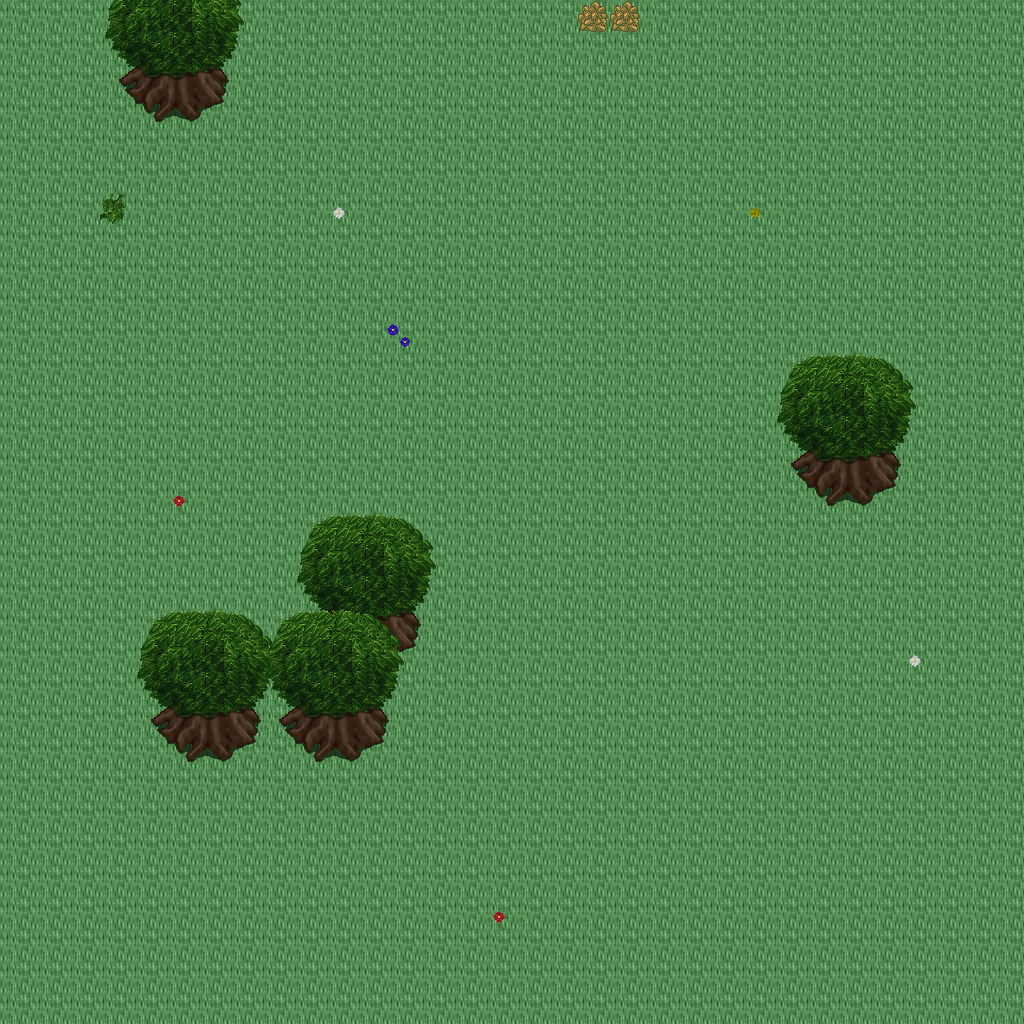

This game map was drawn from its Tiled (.tmx) file and the tilesets committed beside it. A one-line description and the trimmed map source follow:
An orthogonal 32x32 tile map with 32x32 px tiles, 5 tile layers (Ground, Objects, Objects2, Above, ...), 1 hidden layer not drawn, 22 tilesets.

<map version="1.10" tiledversion="1.11.0" orientation="orthogonal" renderorder="right-down" width="32" height="32" tilewidth="32" tileheight="32" infinite="0" nextlayerid="11" nextobjectid="1">
 <tileset firstgid="1" name="ground_ground" tilewidth="32" tileheight="32" tilecount="33" columns="3">
  <image source="../drawable/ground_ground.png" width="96" height="352" />
 </tileset>
 <tileset firstgid="34" name="ground_water_pool" tilewidth="32" tileheight="32" tilecount="72" columns="3">
  <image source="../drawable/ground_water_pool.png" width="96" height="768" />
 </tileset>
 <tileset firstgid="106" name="ground_ridge_earth_dark" tilewidth="32" tileheight="32" tilecount="96" columns="12">
  <image source="../drawable/ground_ridge_earth_dark.png" width="384" height="256" />
 </tileset>
 <tileset firstgid="202" name="ground_grass_edges" tilewidth="32" tileheight="32" tilecount="36" columns="12">
  <image source="../drawable/ground_grass_edges.png" width="384" height="96" />
 </tileset>
 <tileset firstgid="238" name="ground_earth_edges" tilewidth="32" tileheight="32" tilecount="18" columns="6">
  <image source="../drawable/ground_earth_edges.png" width="192" height="96" />
 </tileset>
 <tileset firstgid="256" name="ground_grass_corners" tilewidth="32" tileheight="32" tilecount="24" columns="6">
  <image source="../drawable/ground_grass_corners.png" width="192" height="128" />
 </tileset>
 <tileset firstgid="280" name="plant_grasses" tilewidth="32" tileheight="32" tilecount="6" columns="3">
  <image source="../drawable/plant_grasses.png" width="96" height="64" />
 </tileset>
 <tileset firstgid="286" name="plant_flower_daisy_blue" tilewidth="32" tileheight="32" tilecount="8" columns="2">
  <image source="../drawable/plant_flower_daisy_blue.png" width="64" height="128" />
 </tileset>
 <tileset firstgid="294" name="plant_flower_daisy_yellow" tilewidth="32" tileheight="32" tilecount="8" columns="2">
  <image source="../drawable/plant_flower_daisy_yellow.png" width="64" height="128" />
 </tileset>
 <tileset firstgid="302" name="plant_bush_bushes" tilewidth="32" tileheight="32" tilecount="10" columns="5">
  <image source="../drawable/plant_bush_bushes.png" width="160" height="64" />
 </tileset>
 <tileset firstgid="312" name="plant_flower_daisy_red" tilewidth="32" tileheight="32" tilecount="8" columns="2">
  <image source="../drawable/plant_flower_daisy_red.png" width="64" height="128" />
 </tileset>
 <tileset firstgid="320" name="plant_flower_daisy_white" tilewidth="32" tileheight="32" tilecount="8" columns="2">
  <image source="../drawable/plant_flower_daisy_white.png" width="64" height="128" />
 </tileset>
 <tileset firstgid="328" name="logic_collision" tilewidth="32" tileheight="32" tilecount="1" columns="1">
  <image source="../drawable/logic_collision.png" width="32" height="32" />
 </tileset>
 <tileset firstgid="329" name="plant_tree_tree_green" tilewidth="32" tileheight="32" tilecount="88" columns="8">
  <image source="../drawable/plant_tree_tree_green.png" width="256" height="352" />
 </tileset>
 <tileset firstgid="417" name="plant_stump_stump_brown" tilewidth="32" tileheight="32" tilecount="4" columns="2">
  <image source="../drawable/plant_stump_stump_brown.png" width="64" height="64" />
 </tileset>
 <tileset firstgid="421" name="logic_item_sheepfood" tilewidth="32" tileheight="32" tilecount="1" columns="1">
  <image source="../drawable/logic_item_sheepfood.png" width="32" height="32" />
 </tileset>
 <tileset firstgid="422" name="logic_creature_fairy" tilewidth="32" tileheight="32" tilecount="4" columns="4">
  <image source="../drawable/logic_creature_fairy.png" width="128" height="32" />
 </tileset>
 <tileset firstgid="426" name="logic_item_resources" tilewidth="32" tileheight="32" tilecount="6" columns="6">
  <image source="../drawable/logic_item_resources.png" width="192" height="32" />
 </tileset>
 <tileset firstgid="432" name="logic_creature_mythical_being" tilewidth="32" tileheight="32" tilecount="24" columns="8">
  <image source="../drawable/logic_creature_mythical_being.png" width="256" height="96" />
 </tileset>
 <tileset firstgid="456" name="ground_green_paving" tilewidth="32" tileheight="32" tilecount="18" columns="3">
  <image source="../drawable/ground_green_paving.png" width="96" height="192" />
 </tileset>
 <tileset firstgid="474" name="logic_protection" tilewidth="32" tileheight="32" tilecount="2" columns="2">
  <image source="../drawable/logic_protection.png" width="64" height="32" />
 </tileset>
 <tileset firstgid="476" name="building_huts" tilewidth="32" tileheight="32" tilecount="338" columns="26">
  <image source="../drawable/building_huts.png" width="832" height="416" />
 </tileset>
 <layer id="1" name="Ground" width="32" height="32">
  <data>[1024 cells, 1024 non-empty, 1 distinct tile ids]</data>
 </layer>
 <layer id="2" name="Objects" width="32" height="32">
  <data>[1024 cells, 33 non-empty, 11 distinct tile ids]</data>
 </layer>
 <layer id="3" name="Objects2" width="32" height="32">
  <data>[1024 cells, 1 non-empty, 1 distinct tile ids]</data>
 </layer>
 <layer id="4" name="Above" width="32" height="32">
  <data>[1024 cells, 79 non-empty, 21 distinct tile ids]</data>
 </layer>
 <layer id="5" name="Above2" width="32" height="32">
  <data>[1024 cells, 3 non-empty, 3 distinct tile ids]</data>
 </layer>
 <layer id="6" name="Walkable" width="32" height="32" visible="0">
  <data>[1024 cells, 28 non-empty, 1 distinct tile ids]</data>
 </layer>
 <objectgroup id="7" name="Mapevents" />
 <objectgroup id="8" name="Spawn" />
 <objectgroup id="9" name="Keys" />
 <objectgroup id="10" name="Replace" />
</map>
